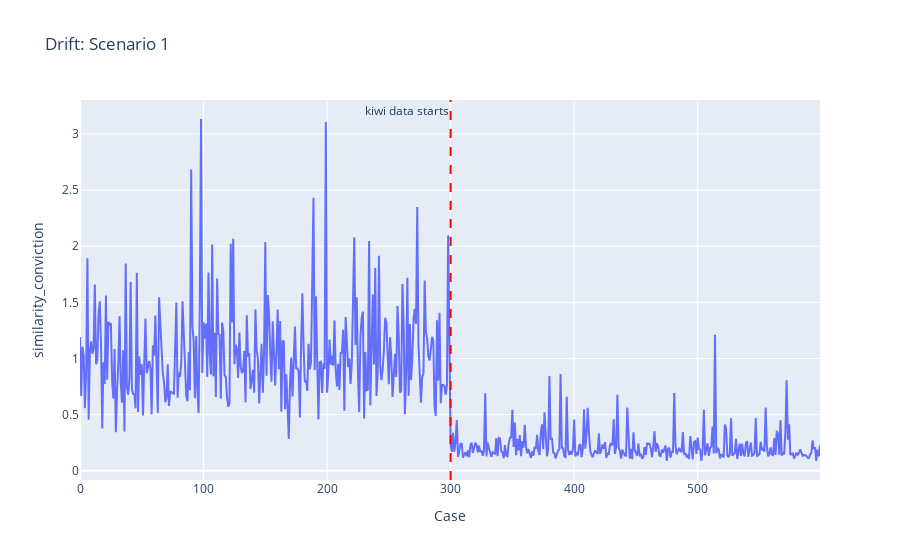

The notebook cell saved with this chart:
### Markdown cell above
### Graph Results

### Code cell
metric = "similarity_conviction"
graph_data = scenario_1_details[metric]

fig = px.line(graph_data, title='Drift: Scenario 1')
fig.add_vline(x=len(df_test_non_kiwi), line=dict(color='red', width=2, dash='dash'),
              annotation_text = "kiwi data starts",annotation_position="top left")
fig.update_layout(xaxis_title="Case", yaxis_title=f"{metric}", showlegend=False)

fig.show()

### Figure 1 — Plotly figure (JSON) as saved in the notebook; plotly's stock layout.template omitted (floating-point values rounded to 4 significant figures; data arrays with more than 128 entries replaced by an {"elided": "..."} marker saying what was removed)
{"data": [{"hovertemplate": "variable=0<br>index=%{x}<br>value=%{y}<extra></extra>", "legendgroup": "0", "line": {"color": "#636efa", "dash": "solid"}, "marker": {"symbol": "circle"}, "mode": "lines", "name": "0", "orientation": "v", "showlegend": true, "type": "scatter", "x": {"elided": "600 int values"}, "xaxis": "x", "y": {"elided": "600 float values"}, "yaxis": "y"}], "layout": {"annotations": [{"showarrow": false, "text": "kiwi data starts", "x": 300, "xanchor": "right", "xref": "x", "y": 1, "yanchor": "top", "yref": "y domain"}], "legend": {"title": {"text": "variable"}, "tracegroupgap": 0}, "shapes": [{"line": {"color": "red", "dash": "dash", "width": 2}, "type": "line", "x0": 300, "x1": 300, "xref": "x", "y0": 0, "y1": 1, "yref": "y domain"}], "showlegend": false, "title": {"text": "Drift: Scenario 1"}, "xaxis": {"anchor": "y", "domain": [0, 1], "title": {"text": "Case"}}, "yaxis": {"anchor": "x", "domain": [0, 1], "title": {"text": "similarity_conviction"}}}}
